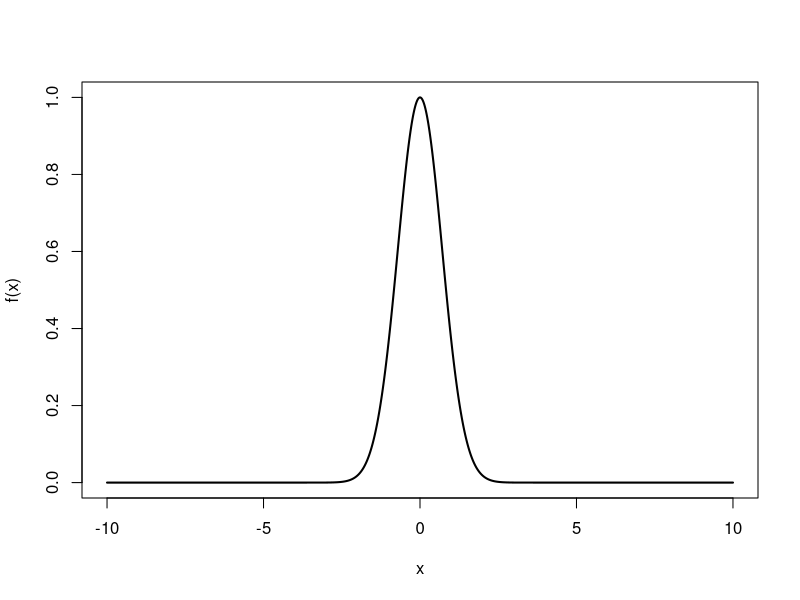
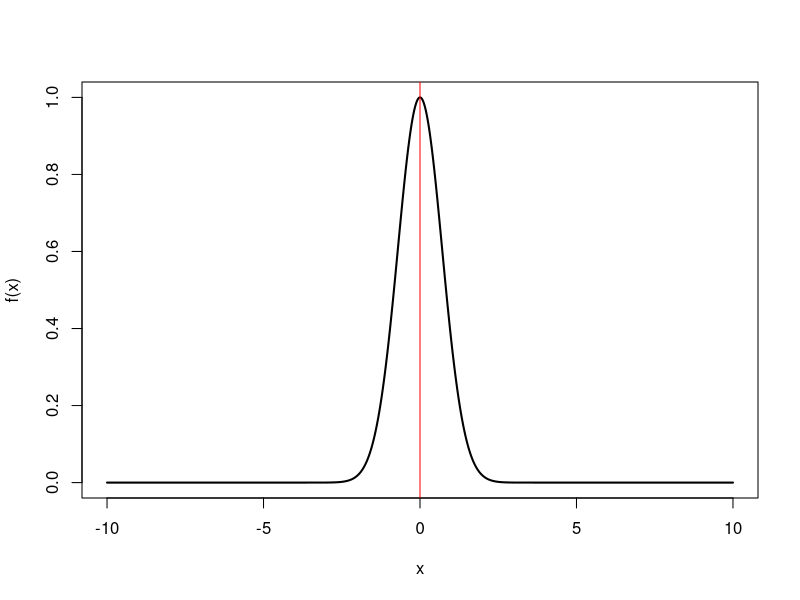

Source code (R) for these figures, in order:
## ---- chunk 1
knitr::opts_chunk$set(echo = TRUE)
## ---- chunk 2
#Define function
f = function(x){exp(-x^2)}
x <- seq(-10,10,0.01)
plot(x,f(x), type="l", lwd=2)
## ---- chunk 3
step_size <- 0.05
current_x  = 1
current_y = f(current_x)
n_steps = 200;

  for(i in 1:n_steps){
        new_x  = current_x + step_size
        new_y = f(new_x)   
        if(new_y >= current_y){
            current_x = new_x
            current_y = new_y}
        else
            {step_size = -step_size * 2/3}}
print(current_x)

plot(x,f(x), type="l", lwd=2)
abline(v=current_x, col="red")
